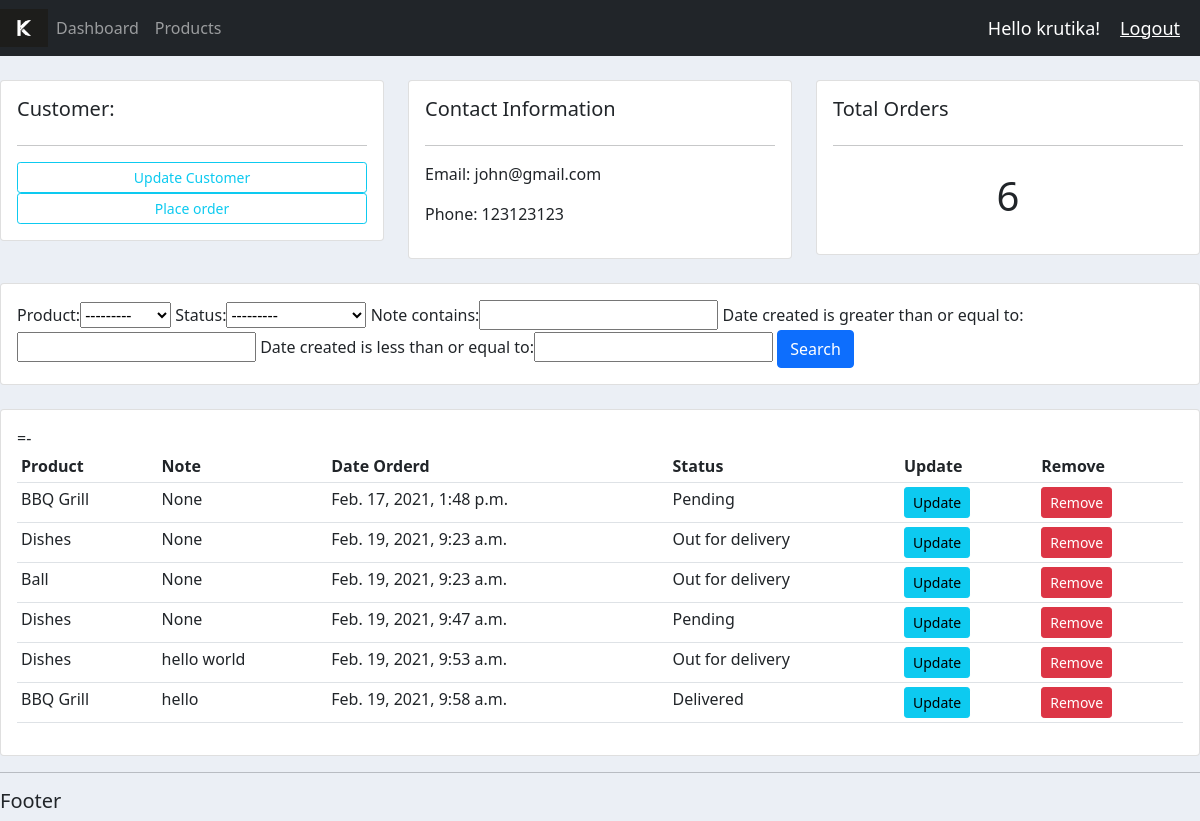
The app's page /customer/1/ (signed in) with its own data.
### accounts/models.py (models this page shows, shortened)
class Customer(models.Model):
    user = models.OneToOneField(User, null=True, on_delete=models.CASCADE)
    name = models.CharField(max_length=200, null=True)
    phone = models.CharField(max_length=200, null=True)
    email = models.CharField(max_length=200, null=True)
    profile_pic = models.ImageField(null=True, blank=True)
    date_created = models.DateTimeField(auto_now_add=True, null=True)

class Order(models.Model):
    STATUS = (('Pending', 'Pending'), ('Out for delivery', 'Out for delivery'), ('Delivered', 'Delivered'))
    customer = models.ForeignKey(Customer, null=True, on_delete=models.SET_NULL)
    product = models.ForeignKey(Product, null=True, on_delete=models.SET_NULL)
    date_created = models.DateTimeField(auto_now_add=True, null = True)
    status =  models.CharField(max_length=200, null=True, choices=STATUS)
    note = models.CharField(max_length=200, null=True)

class Product(models.Model):
    CATEGORY = (('Indoor', 'Indoor'), ('Out Door', 'Out Door'))
    name = models.CharField(max_length=200, null=True)
    price = models.FloatField(null=True)
    category = models.CharField(max_length=200, null=True, choices=CATEGORY)
    description = models.CharField(max_length=200, null=True, blank=True)
    date_created = models.DateTimeField(auto_now_add=True, null = True)
    tags = models.ManyToManyField(Tag)
    def __str__(self):
        return self.name

### accounts/decorators.py (the view)
        def wrapper_func(request, *args, **kwargs):
            group = None
            if request.user.groups.exists():
                group = request.user.groups.all()[0].name
            if group in allowed_roles:
                return view_func(request, *args, **kwargs)
            else:
                return HttpResponse('You are not authorized to view this page')

### accounts/views.py (called while the page is built)
@login_required(login_url='login')
@allowed_users(allowed_roles=['admin'])
def customer(request, pk):
    customer = Customer.objects.get(id=pk)
    orders = customer.order_set.all()
    order_count = orders.count()
    myFilter = OrderFilter(request.GET, queryset=orders)
    orders = myFilter.qs
    context = {'customer':customer, 'orders':orders, 'order_count':order_count, 'myFilter':myFilter}
    return render(request, 'accounts/customer.html', context)

### accounts/templates/accounts/customer.html
{%  extends 'accounts/main.html' %}
{% block content %}
	<br>
<div class="row">
	<div class="col-md">
		<div class="card card-body">
			<h5>Customer:</h5>
			<hr>
			<a class="btn btn-outline-info  btn-sm btn-block" href="">Update Customer</a>
			<a class="btn btn-outline-info  btn-sm btn-block" href="{% url 'create_order' customer.id %}">Place order</a>
		</div>
	</div>
	<div class="col-md">
		<div class="card card-body">
			<h5>Contact Information</h5>
			<hr>
			<p>Email: {{customer.email}}</p>
			<p>Phone: {{customer.phone}}</p>
		</div>
	</div>
	<div class="col-md">
		<div class="card card-body">
			<h5>Total Orders</h5>
			<hr>
			<h1 style="text-align: center;padding: 10px">{{order_count}}</h1>
		</div>
	</div>
</div>
<br>
<div class="row">
	<div class="col">
		<div class="card card-body">
			<form method="get">
				{{myFilter.form}}
				<button class="btn btn-primary" type="submit">Search</button>
			</form>
		</div>
	</div>
</div>
<br>
<div class="row">
	<div class="col-md">
		<div class="card card-body">
			<table class="table table-sm">
				<tr>
					<th>Product</th>
					<th>Note</th>
					<th>Date Orderd</th>=-
					<th>Status</th>
					<th>Update</th>
					<th>Remove</th>
				</tr>
				{% for order in orders %}
					<tr>
						<td>{{order.product}}</td>
						<td>{{order.note}}</td>
						<td>{{order.date_created}}</td>
						<td>{{order.status}}</td>
						<td><a class="btn btn-sm btn-info" href="{% url 'update_order' order.id %}">Update</a></td>
						<td><a class="btn btn-sm btn-danger" href="{% url 'delete_order' order.id %}">Remove</a></td>
					</tr>
				{% endfor %}
			</table>
		</div>
	</div>
</div>
{% endblock %}

### accounts/templates/accounts/navbar.html (shortened to what this page needs)
{% load static %}
<nav class="navbar navbar-expand-lg navbar-dark bg-dark">
    <img src="{% static '/images/logo.png' %}" id="logo">
    <div class="collapse navbar-collapse" id="navbarText">
      <ul class="navbar-nav mr-auto">
        {% if request.user.is_staff %}
        <li class="nav-item active">
          <a class="nav-link" href="{% url 'home' %}">Dashboard</a>
        </li>
        <li class="nav-item">
          <a class="nav-link" href="{% url 'products' %}">Products</a>
        </li>
        {% else %}
        <li class="nav-item">
          <a class="nav-link" href="{% url 'account' %}">Settings</a>
        </li>
        {% endif %}
      </ul>
    </div>
    <span class="msg">Hello {{request.user}}!</span>
    <span><a class="msg" href="{% url 'logout' %}">Logout</a></span>
  </nav>

### static/css/main.css (style rules this page uses)
#logo { height: 4%; width: 4% ; }
body { background-color: #ebeff5; }

### accounts/templates/accounts/navbar.html (style rules this page uses)
.msg { font-size: 18px; color: #fff; margin-right: 20px; }

### records on screen
Customer: email "john@gmail.com", phone "123123123"
Order: product "BBQ Grill", note "None", date_created "Feb. 17, 2021, 1:48 p.m.", status "Pending"
Order: product "Dishes", note "None", date_created "Feb. 19, 2021, 9:23 a.m.", status "Out for delivery"
Order: product "Ball", note "None", date_created "Feb. 19, 2021, 9:23 a.m.", status "Out for delivery"
Order: product "Dishes", note "None", date_created "Feb. 19, 2021, 9:47 a.m.", status "Pending"
Order: product "Dishes", note "hello world", date_created "Feb. 19, 2021, 9:53 a.m.", status "Out for delivery"
Order: product "BBQ Grill", note "hello", date_created "Feb. 19, 2021, 9:58 a.m.", status "Delivered"

### other values on screen
{{ request.user }} "krutika"
{{ order_count }} "6"
